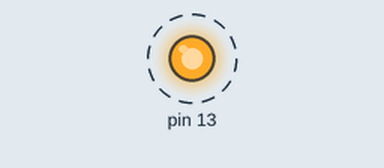
Bench run of a sketch on a simulated Arduino Uno, built with avr-gcc and run on an emulated ATmega328P. On the bench: output pins drawn as LEDs (lit = HIGH). Dashed ring = blinking.

Above: at 0.5 s.
Timing chart, 0 to 4.6 s (numbered marks = the images above):
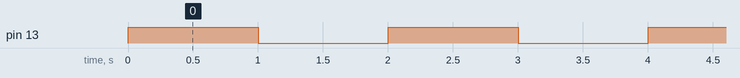

The sketch:

_01_Blink.ino
```cpp
struct RGB {
	int red;
	int green;
	int blue;
};


void setup() {
	pinMode(13, OUTPUT);

}


void loop() {
  digitalWrite(13, HIGH);
  delay(1000);
  digitalWrite(13, LOW);
  delay(1000);

}
```

Measured:
- by itself, pin 13: alternates HIGH for 1.0 s and LOW for 1.0 s
